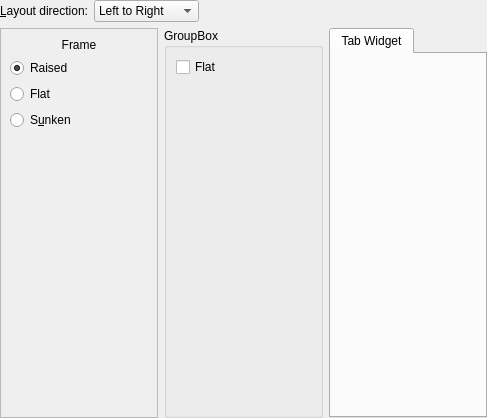
<?xml version="1.0" encoding="UTF-8"?>
<ui version="4.0">
 <class>FrameDemoWidget</class>
 <widget class="QWidget" name="FrameDemoWidget">
  <property name="geometry">
   <rect>
    <x>0</x>
    <y>0</y>
    <width>487</width>
    <height>418</height>
   </rect>
  </property>
  <layout class="QVBoxLayout" name="verticalLayout">
   <property name="leftMargin">
    <number>0</number>
   </property>
   <property name="topMargin">
    <number>0</number>
   </property>
   <property name="rightMargin">
    <number>0</number>
   </property>
   <property name="bottomMargin">
    <number>0</number>
   </property>
   <item>
    <layout class="QHBoxLayout" name="horizontalLayout">
     <item>
      <widget class="QLabel" name="label">
       <property name="text">
        <string>&amp;Layout direction:</string>
       </property>
       <property name="alignment">
        <set>Qt::AlignRight|Qt::AlignTrailing|Qt::AlignVCenter</set>
       </property>
       <property name="buddy">
        <cstring>directionComboBox</cstring>
       </property>
      </widget>
     </item>
     <item>
      <widget class="KComboBox" name="directionComboBox">
       <item>
        <property name="text">
         <string>Left to Right</string>
        </property>
       </item>
       <item>
        <property name="text">
         <string>Right to Left</string>
        </property>
       </item>
       <item>
        <property name="text">
         <string>Top to Bottom</string>
        </property>
       </item>
       <item>
        <property name="text">
         <string>Bottom to Top</string>
        </property>
       </item>
      </widget>
     </item>
     <item>
      <spacer name="horizontalSpacer">
       <property name="orientation">
        <enum>Qt::Horizontal</enum>
       </property>
       <property name="sizeHint" stdset="0">
        <size>
         <width>40</width>
         <height>20</height>
        </size>
       </property>
      </spacer>
     </item>
    </layout>
   </item>
   <item>
    <layout class="QHBoxLayout" name="frameLayout" stretch="1,1,1">
     <item>
      <widget class="QFrame" name="frame">
       <property name="frameShape">
        <enum>QFrame::StyledPanel</enum>
       </property>
       <property name="frameShadow">
        <enum>QFrame::Raised</enum>
       </property>
       <layout class="QVBoxLayout" name="verticalLayout_2">
        <item>
         <widget class="QLabel" name="label_2">
          <property name="text">
           <string>Frame</string>
          </property>
          <property name="alignment">
           <set>Qt::AlignCenter</set>
          </property>
         </widget>
        </item>
        <item>
         <widget class="QRadioButton" name="raisedFrameRadioButton">
          <property name="text">
           <string>Raised</string>
          </property>
          <property name="checked">
           <bool>true</bool>
          </property>
         </widget>
        </item>
        <item>
         <widget class="QRadioButton" name="plainFrameRadioButton">
          <property name="enabled">
           <bool>true</bool>
          </property>
          <property name="text">
           <string comment="Flat frame. No frame is actually drawn.">Flat</string>
          </property>
         </widget>
        </item>
        <item>
         <widget class="QRadioButton" name="sunkenFrameRadioButton">
          <property name="text">
           <string>S&amp;unken</string>
          </property>
         </widget>
        </item>
        <item>
         <spacer name="verticalSpacer">
          <property name="orientation">
           <enum>Qt::Vertical</enum>
          </property>
          <property name="sizeHint" stdset="0">
           <size>
            <width>20</width>
            <height>40</height>
           </size>
          </property>
         </spacer>
        </item>
       </layout>
      </widget>
     </item>
     <item>
      <widget class="QGroupBox" name="groupBox">
       <property name="title">
        <string>GroupBox</string>
       </property>
       <layout class="QVBoxLayout" name="verticalLayout_3">
        <item>
         <widget class="QCheckBox" name="flatGroupBoxCheckBox">
          <property name="text">
           <string comment="Flat group box. No frame is actually drawn">Flat</string>
          </property>
         </widget>
        </item>
        <item>
         <spacer name="verticalSpacer_2">
          <property name="orientation">
           <enum>Qt::Vertical</enum>
          </property>
          <property name="sizeHint" stdset="0">
           <size>
            <width>20</width>
            <height>40</height>
           </size>
          </property>
         </spacer>
        </item>
       </layout>
      </widget>
     </item>
     <item>
      <widget class="QTabWidget" name="tabWidget">
       <property name="currentIndex">
        <number>0</number>
       </property>
       <widget class="QWidget" name="tab">
        <attribute name="title">
         <string>Tab Widget</string>
        </attribute>
        <layout class="QVBoxLayout" name="verticalLayout_4"/>
       </widget>
      </widget>
     </item>
    </layout>
   </item>
  </layout>
 </widget>
 <customwidgets>
  <customwidget>
   <class>KComboBox</class>
   <extends>QComboBox</extends>
   <header>kcombobox.h</header>
  </customwidget>
 </customwidgets>
 <tabstops>
  <tabstop>directionComboBox</tabstop>
  <tabstop>flatGroupBoxCheckBox</tabstop>
  <tabstop>raisedFrameRadioButton</tabstop>
  <tabstop>plainFrameRadioButton</tabstop>
  <tabstop>sunkenFrameRadioButton</tabstop>
 </tabstops>
 <resources/>
 <connections/>
</ui>
